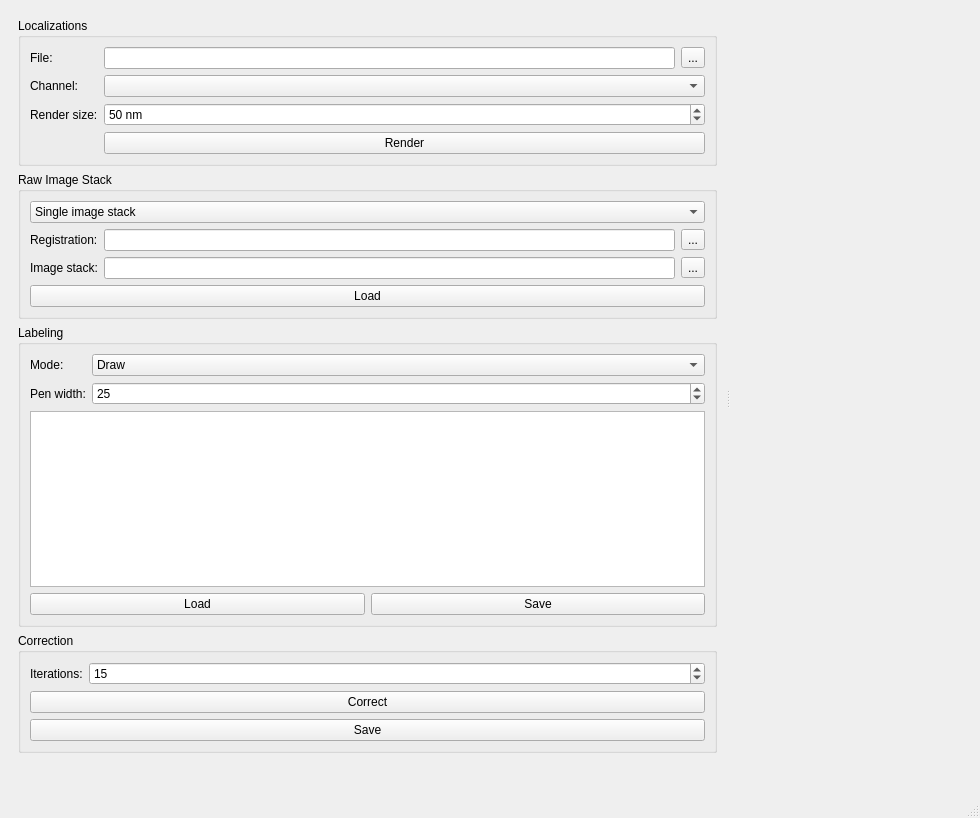
<?xml version="1.0" encoding="UTF-8"?>
<ui version="4.0">
 <class>MainWindow</class>
 <widget class="QMainWindow" name="MainWindow">
  <property name="geometry">
   <rect>
    <x>0</x>
    <y>0</y>
    <width>980</width>
    <height>818</height>
   </rect>
  </property>
  <property name="windowTitle">
   <string>MainWindow</string>
  </property>
  <widget class="QWidget" name="centralwidget">
   <layout class="QVBoxLayout" name="verticalLayout_2">
    <item>
     <widget class="QSplitter" name="splitter">
      <property name="orientation">
       <enum>Qt::Horizontal</enum>
      </property>
      <widget class="QFrame" name="frame">
       <property name="frameShape">
        <enum>QFrame::NoFrame</enum>
       </property>
       <property name="frameShadow">
        <enum>QFrame::Raised</enum>
       </property>
       <layout class="QVBoxLayout" name="verticalLayout">
        <item>
         <widget class="QGroupBox" name="groupBox_4">
          <property name="title">
           <string>Localizations</string>
          </property>
          <layout class="QFormLayout" name="formLayout_2">
           <item row="0" column="0">
            <widget class="QLabel" name="label">
             <property name="text">
              <string>File:</string>
             </property>
            </widget>
           </item>
           <item row="0" column="1">
            <layout class="QHBoxLayout" name="horizontalLayout_2">
             <item>
              <widget class="QLineEdit" name="editFile"/>
             </item>
             <item>
              <widget class="QToolButton" name="buttonSelectFile">
               <property name="text">
                <string>...</string>
               </property>
              </widget>
             </item>
            </layout>
           </item>
           <item row="1" column="0">
            <widget class="QLabel" name="label_5">
             <property name="text">
              <string>Channel:</string>
             </property>
            </widget>
           </item>
           <item row="1" column="1">
            <widget class="QComboBox" name="comboChannel"/>
           </item>
           <item row="2" column="0">
            <widget class="QLabel" name="label_2">
             <property name="text">
              <string>Render size:</string>
             </property>
            </widget>
           </item>
           <item row="2" column="1">
            <widget class="QDoubleSpinBox" name="spinRenderSize">
             <property name="suffix">
              <string> nm</string>
             </property>
             <property name="decimals">
              <number>0</number>
             </property>
             <property name="minimum">
              <double>1.000000000000000</double>
             </property>
             <property name="maximum">
              <double>250.000000000000000</double>
             </property>
             <property name="value">
              <double>50.000000000000000</double>
             </property>
            </widget>
           </item>
           <item row="3" column="1">
            <widget class="QPushButton" name="buttonRender">
             <property name="text">
              <string>Render</string>
             </property>
            </widget>
           </item>
          </layout>
         </widget>
        </item>
        <item>
         <widget class="QGroupBox" name="groupBox_3">
          <property name="title">
           <string>Raw Image Stack</string>
          </property>
          <layout class="QVBoxLayout" name="verticalLayout_4">
           <item>
            <widget class="QComboBox" name="comboImageStack">
             <item>
              <property name="text">
               <string>Single image stack</string>
              </property>
             </item>
             <item>
              <property name="text">
               <string>Two image stacks</string>
              </property>
             </item>
            </widget>
           </item>
           <item>
            <widget class="QStackedWidget" name="stackedWidget">
             <property name="currentIndex">
              <number>0</number>
             </property>
             <widget class="QWidget" name="page">
              <layout class="QFormLayout" name="formLayout">
               <property name="leftMargin">
                <number>0</number>
               </property>
               <property name="topMargin">
                <number>0</number>
               </property>
               <property name="rightMargin">
                <number>0</number>
               </property>
               <property name="bottomMargin">
                <number>0</number>
               </property>
               <item row="0" column="0">
                <widget class="QLabel" name="label_6">
                 <property name="text">
                  <string>Registration:</string>
                 </property>
                </widget>
               </item>
               <item row="0" column="1">
                <layout class="QHBoxLayout" name="horizontalLayout_3">
                 <item>
                  <widget class="QLineEdit" name="editRegistrationPath">
                   <property name="readOnly">
                    <bool>true</bool>
                   </property>
                  </widget>
                 </item>
                 <item>
                  <widget class="QToolButton" name="buttonOpenRegistration">
                   <property name="text">
                    <string>...</string>
                   </property>
                  </widget>
                 </item>
                </layout>
               </item>
               <item row="1" column="0">
                <widget class="QLabel" name="label_4">
                 <property name="text">
                  <string>Image stack:</string>
                 </property>
                </widget>
               </item>
               <item row="1" column="1">
                <layout class="QHBoxLayout" name="horizontalLayout">
                 <item>
                  <widget class="QLineEdit" name="editSingleImagePath">
                   <property name="readOnly">
                    <bool>true</bool>
                   </property>
                  </widget>
                 </item>
                 <item>
                  <widget class="QToolButton" name="buttonOpenSingleImage">
                   <property name="text">
                    <string>...</string>
                   </property>
                  </widget>
                 </item>
                </layout>
               </item>
              </layout>
             </widget>
             <widget class="QWidget" name="page_2">
              <layout class="QFormLayout" name="formLayout_4">
               <property name="leftMargin">
                <number>0</number>
               </property>
               <property name="topMargin">
                <number>0</number>
               </property>
               <property name="rightMargin">
                <number>0</number>
               </property>
               <property name="bottomMargin">
                <number>0</number>
               </property>
               <item row="0" column="0">
                <widget class="QLabel" name="label_7">
                 <property name="text">
                  <string>Channel 1:</string>
                 </property>
                </widget>
               </item>
               <item row="0" column="1">
                <layout class="QHBoxLayout" name="horizontalLayout_4">
                 <item>
                  <widget class="QLineEdit" name="editImagePathCh1">
                   <property name="readOnly">
                    <bool>true</bool>
                   </property>
                  </widget>
                 </item>
                 <item>
                  <widget class="QToolButton" name="buttonOpenImageCh1">
                   <property name="text">
                    <string>...</string>
                   </property>
                  </widget>
                 </item>
                </layout>
               </item>
               <item row="1" column="0">
                <widget class="QLabel" name="label_9">
                 <property name="text">
                  <string>Channel 2:</string>
                 </property>
                </widget>
               </item>
               <item row="1" column="1">
                <layout class="QHBoxLayout" name="horizontalLayout_5">
                 <item>
                  <widget class="QLineEdit" name="editImagePathCh2">
                   <property name="readOnly">
                    <bool>true</bool>
                   </property>
                  </widget>
                 </item>
                 <item>
                  <widget class="QToolButton" name="buttonOpenImageCh2">
                   <property name="text">
                    <string>...</string>
                   </property>
                  </widget>
                 </item>
                </layout>
               </item>
              </layout>
             </widget>
            </widget>
           </item>
           <item>
            <widget class="QPushButton" name="buttonLoadStacks">
             <property name="text">
              <string>Load</string>
             </property>
            </widget>
           </item>
          </layout>
         </widget>
        </item>
        <item>
         <widget class="QGroupBox" name="groupBox">
          <property name="title">
           <string>Labeling</string>
          </property>
          <layout class="QFormLayout" name="formLayout_3">
           <item row="0" column="0">
            <widget class="QLabel" name="label_3">
             <property name="text">
              <string>Mode:</string>
             </property>
            </widget>
           </item>
           <item row="0" column="1">
            <widget class="QComboBox" name="comboMode">
             <item>
              <property name="text">
               <string>Draw</string>
              </property>
             </item>
             <item>
              <property name="text">
               <string>Erase</string>
              </property>
             </item>
            </widget>
           </item>
           <item row="1" column="0">
            <widget class="QLabel" name="label_8">
             <property name="text">
              <string>Pen width:</string>
             </property>
            </widget>
           </item>
           <item row="1" column="1">
            <widget class="QSpinBox" name="spinPenWidth">
             <property name="maximum">
              <number>999</number>
             </property>
             <property name="value">
              <number>25</number>
             </property>
            </widget>
           </item>
           <item row="2" column="0" colspan="2">
            <widget class="QTreeWidget" name="treeLabels">
             <attribute name="headerVisible">
              <bool>false</bool>
             </attribute>
             <attribute name="headerMinimumSectionSize">
              <number>5</number>
             </attribute>
             <column>
              <property name="text">
               <string notr="true">1</string>
              </property>
             </column>
             <column>
              <property name="text">
               <string>2</string>
              </property>
             </column>
            </widget>
           </item>
           <item row="3" column="0" colspan="2">
            <layout class="QHBoxLayout" name="horizontalLayout_6">
             <item>
              <widget class="QPushButton" name="buttonLoadLabel">
               <property name="text">
                <string>Load</string>
               </property>
              </widget>
             </item>
             <item>
              <widget class="QPushButton" name="buttonSaveLabel">
               <property name="text">
                <string>Save</string>
               </property>
              </widget>
             </item>
            </layout>
           </item>
          </layout>
         </widget>
        </item>
        <item>
         <widget class="QGroupBox" name="groupBox_2">
          <property name="title">
           <string>Correction</string>
          </property>
          <layout class="QFormLayout" name="formLayout_5">
           <item row="0" column="0">
            <widget class="QLabel" name="label_10">
             <property name="text">
              <string>Iterations:</string>
             </property>
            </widget>
           </item>
           <item row="0" column="1">
            <widget class="QSpinBox" name="spinIterations">
             <property name="minimum">
              <number>1</number>
             </property>
             <property name="maximum">
              <number>100</number>
             </property>
             <property name="value">
              <number>15</number>
             </property>
            </widget>
           </item>
           <item row="1" column="0" colspan="2">
            <widget class="QPushButton" name="buttonCorrect">
             <property name="text">
              <string>Correct</string>
             </property>
            </widget>
           </item>
           <item row="2" column="0" colspan="2">
            <widget class="QPushButton" name="buttonSaveCorrection">
             <property name="text">
              <string>Save</string>
             </property>
            </widget>
           </item>
          </layout>
         </widget>
        </item>
        <item>
         <spacer name="verticalSpacer">
          <property name="orientation">
           <enum>Qt::Vertical</enum>
          </property>
          <property name="sizeHint" stdset="0">
           <size>
            <width>20</width>
            <height>40</height>
           </size>
          </property>
         </spacer>
        </item>
       </layout>
      </widget>
      <widget class="DrawingImagePlotWidget" name="preview" native="true"/>
     </widget>
    </item>
   </layout>
  </widget>
  <widget class="QMenuBar" name="menubar">
   <property name="geometry">
    <rect>
     <x>0</x>
     <y>0</y>
     <width>980</width>
     <height>21</height>
    </rect>
   </property>
  </widget>
  <widget class="QStatusBar" name="statusbar"/>
  <action name="actionBrush">
   <property name="checkable">
    <bool>true</bool>
   </property>
   <property name="checked">
    <bool>true</bool>
   </property>
   <property name="icon">
    <iconset>
     <normaloff>:/icons/pencil.png</normaloff>
     <disabledoff>:/icons/brush_dark_dis.png</disabledoff>:/icons/pencil.png</iconset>
   </property>
   <property name="text">
    <string>Brush</string>
   </property>
  </action>
  <action name="actionErase">
   <property name="checkable">
    <bool>true</bool>
   </property>
   <property name="icon">
    <iconset>
     <normaloff>:/icons/draw_eraser.png</normaloff>
     <disabledoff>:/icons/eraser_dark.png</disabledoff>:/icons/draw_eraser.png</iconset>
   </property>
   <property name="text">
    <string>Erase</string>
   </property>
  </action>
  <action name="actionOpen">
   <property name="icon">
    <iconset>
     <normaloff>:/icons/folder.png</normaloff>
     <disabledoff>:/icons/folder_dark_dis.png</disabledoff>:/icons/folder.png</iconset>
   </property>
   <property name="text">
    <string>Open ...</string>
   </property>
  </action>
  <action name="actionSave">
   <property name="icon">
    <iconset>
     <normaloff>:/icons/disk.png</normaloff>
     <disabledoff>:/icons/save_dark_dis.png</disabledoff>:/icons/disk.png</iconset>
   </property>
   <property name="text">
    <string>Save ...</string>
   </property>
  </action>
 </widget>
 <customwidgets>
  <customwidget>
   <class>DrawingImagePlotWidget</class>
   <extends>QWidget</extends>
   <header>DrawingImagePlotWidget.h</header>
   <container>1</container>
  </customwidget>
 </customwidgets>
 <resources/>
 <connections/>
</ui>
